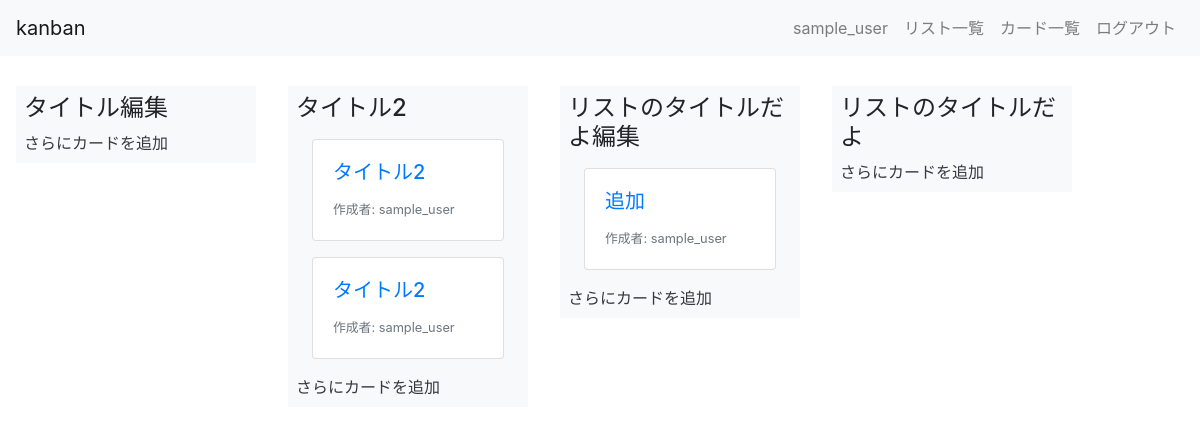
Before: /kanban/home/ (signed in) with the older database file.
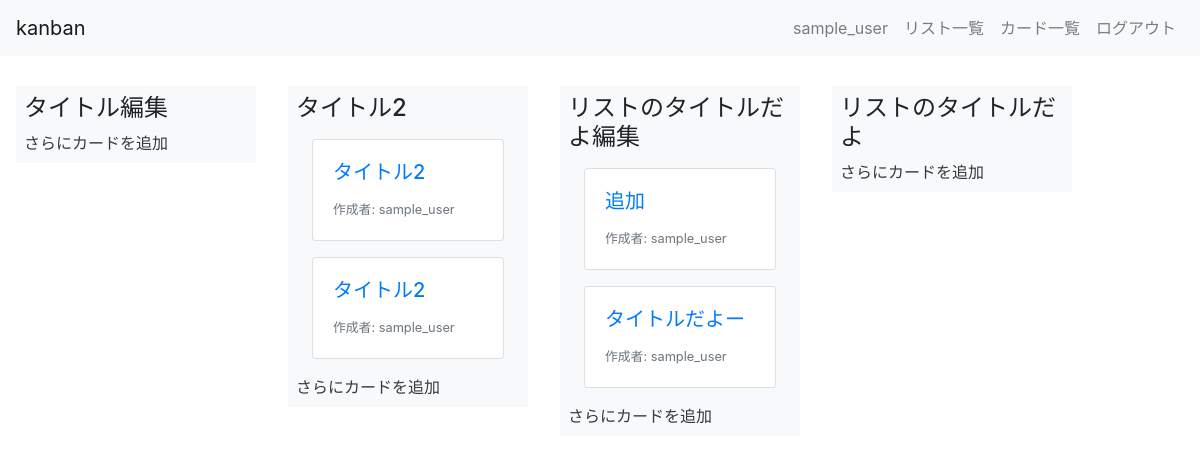
After: the same page with the newer database file.
### kanban/models.py (models this page shows, shortened)
class List(models.Model):
    title = models.CharField(max_length=200)
    user = models.ForeignKey(User, on_delete=models.CASCADE)

class Card(models.Model):
    title = models.CharField(max_length=200)
    description = models.TextField()
    user = models.ForeignKey(User, on_delete=models.CASCADE)
    list = models.ForeignKey(List, on_delete=models.CASCADE)

### kanban/views.py (the view)
# urls.py: path("home/", views.HomeView.as_view(), name="home"),
class HomeView(LoginRequiredMixin, ListView):
    model = List
    template_name = "kanban/home.html"

### kanban/templates/kanban/home.html (shortened to what this page needs)
{% extends "kanban/base.html" %}
{% block content %}
<div class="container-fluid" style="display: table-cell !important">
  <div class="row flex-nowrap">
    {% for list in list_list %}
    <div class="bg-light m-3 p-2 " style="width: 240px; height: 100%">
      <h4>{{ list.title }}
      </h4>
      {% for card in list.card_set.all %}
      <a href="{% url 'kanban:cards_detail' card.pk %}" class="card m-3">
        <div class="card-body">
          <h5 class="card-title">{{ card.title }}</h5>
          <footer>
            <small class="text-muted">作成者: {{ card.user.username }}</small>
          </footer>
        </div>
      </a>
      {% endfor %}
      <a href="{% url 'kanban:cards_create_from_home' list.pk %}" class="text-dark"> さらにカードを追加</a>
    </div>
    {% endfor %}
  </div>
</div>
{% endblock %}

Changed rows visible on the page:
added Card: title "タイトルだよー", user.username "sample_user", shown under List "リストのタイトルだよ編集"
